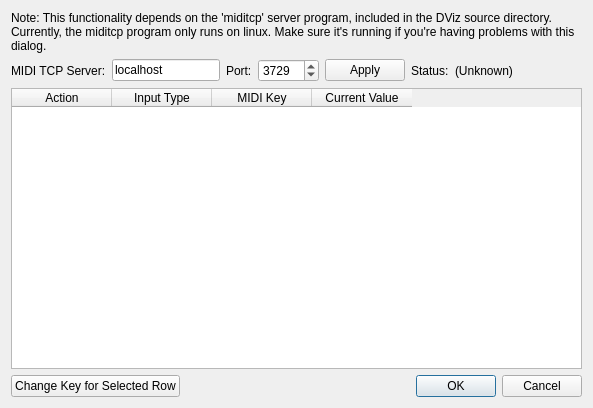
<?xml version="1.0" encoding="UTF-8"?>
<ui version="4.0">
 <class>MidiInputSettingsDialog</class>
 <widget class="QDialog" name="MidiInputSettingsDialog">
  <property name="geometry">
   <rect>
    <x>0</x>
    <y>0</y>
    <width>593</width>
    <height>408</height>
   </rect>
  </property>
  <property name="windowTitle">
   <string>Dialog</string>
  </property>
  <layout class="QVBoxLayout" name="verticalLayout">
   <item>
    <widget class="QLabel" name="label">
     <property name="text">
      <string>Note: This functionality depends on the 'miditcp' server program, included in the DViz source directory. Currently, the miditcp program only runs on linux. Make sure it's running if you're having problems with this dialog.</string>
     </property>
     <property name="textFormat">
      <enum>Qt::PlainText</enum>
     </property>
     <property name="wordWrap">
      <bool>true</bool>
     </property>
    </widget>
   </item>
   <item>
    <layout class="QHBoxLayout" name="horizontalLayout">
     <item>
      <widget class="QLabel" name="label_2">
       <property name="text">
        <string>MIDI TCP Server:</string>
       </property>
      </widget>
     </item>
     <item>
      <widget class="QLineEdit" name="hostEdit">
       <property name="text">
        <string>localhost</string>
       </property>
      </widget>
     </item>
     <item>
      <widget class="QLabel" name="label_3">
       <property name="text">
        <string>Port:</string>
       </property>
      </widget>
     </item>
     <item>
      <widget class="QSpinBox" name="portBox">
       <property name="minimum">
        <number>1</number>
       </property>
       <property name="maximum">
        <number>65536</number>
       </property>
       <property name="value">
        <number>3729</number>
       </property>
      </widget>
     </item>
     <item>
      <widget class="QPushButton" name="hostApplyBtn">
       <property name="text">
        <string>Apply</string>
       </property>
      </widget>
     </item>
     <item>
      <widget class="QLabel" name="label_4">
       <property name="text">
        <string>Status:</string>
       </property>
      </widget>
     </item>
     <item>
      <widget class="QLabel" name="connectStatusLabel">
       <property name="text">
        <string>(Unknown)</string>
       </property>
      </widget>
     </item>
     <item>
      <spacer name="horizontalSpacer">
       <property name="orientation">
        <enum>Qt::Horizontal</enum>
       </property>
       <property name="sizeHint" stdset="0">
        <size>
         <width>40</width>
         <height>20</height>
        </size>
       </property>
      </spacer>
     </item>
    </layout>
   </item>
   <item>
    <widget class="QTableWidget" name="tableWidget">
     <column>
      <property name="text">
       <string>Action</string>
      </property>
     </column>
     <column>
      <property name="text">
       <string>Input Type</string>
      </property>
     </column>
     <column>
      <property name="text">
       <string>MIDI Key</string>
      </property>
     </column>
     <column>
      <property name="text">
       <string>Current Value</string>
      </property>
     </column>
    </widget>
   </item>
   <item>
    <layout class="QHBoxLayout" name="horizontalLayout_2">
     <item>
      <widget class="QPushButton" name="changeBtn">
       <property name="toolTip">
        <string>To change a key for a row, first click on the row to change and click &quot;Change Key&quot;</string>
       </property>
       <property name="text">
        <string>Change Key for Selected Row</string>
       </property>
       <property name="checkable">
        <bool>true</bool>
       </property>
      </widget>
     </item>
     <item>
      <spacer name="horizontalSpacer_2">
       <property name="orientation">
        <enum>Qt::Horizontal</enum>
       </property>
       <property name="sizeHint" stdset="0">
        <size>
         <width>40</width>
         <height>20</height>
        </size>
       </property>
      </spacer>
     </item>
     <item>
      <widget class="QDialogButtonBox" name="buttonBox">
       <property name="orientation">
        <enum>Qt::Horizontal</enum>
       </property>
       <property name="standardButtons">
        <set>QDialogButtonBox::Cancel|QDialogButtonBox::Ok</set>
       </property>
      </widget>
     </item>
    </layout>
   </item>
  </layout>
 </widget>
 <resources/>
 <connections>
  <connection>
   <sender>buttonBox</sender>
   <signal>accepted()</signal>
   <receiver>MidiInputSettingsDialog</receiver>
   <slot>accept()</slot>
   <hints>
    <hint type="sourcelabel">
     <x>470</x>
     <y>379</y>
    </hint>
    <hint type="destinationlabel">
     <x>373</x>
     <y>381</y>
    </hint>
   </hints>
  </connection>
  <connection>
   <sender>buttonBox</sender>
   <signal>rejected()</signal>
   <receiver>MidiInputSettingsDialog</receiver>
   <slot>reject()</slot>
   <hints>
    <hint type="sourcelabel">
     <x>540</x>
     <y>380</y>
    </hint>
    <hint type="destinationlabel">
     <x>282</x>
     <y>371</y>
    </hint>
   </hints>
  </connection>
 </connections>
</ui>
